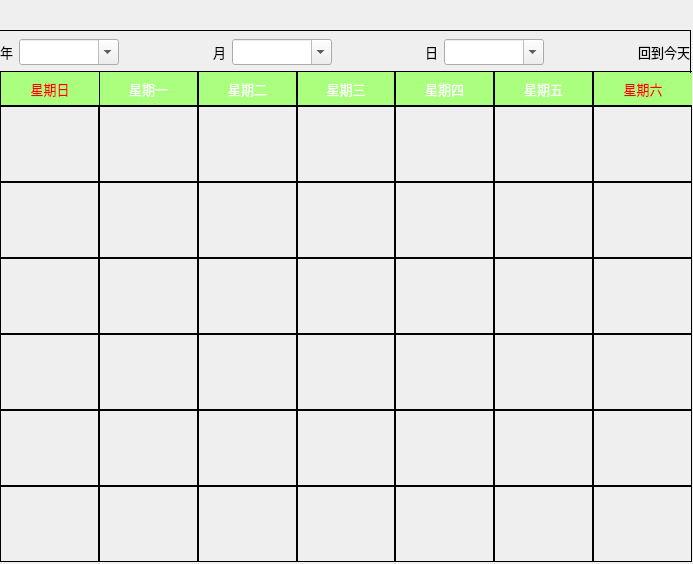
<?xml version="1.0" encoding="UTF-8"?>
<ui version="4.0">
 <class>QCalendarDlg</class>
 <widget class="QDialog" name="QCalendarDlg">
  <property name="geometry">
   <rect>
    <x>0</x>
    <y>0</y>
    <width>693</width>
    <height>564</height>
   </rect>
  </property>
  <property name="font">
   <font>
    <family>微软雅黑</family>
   </font>
  </property>
  <property name="windowTitle">
   <string>Dialog</string>
  </property>
  <widget class="QWidget" name="widget" native="true">
   <property name="geometry">
    <rect>
     <x>0</x>
     <y>71</y>
     <width>692</width>
     <height>491</height>
    </rect>
   </property>
   <property name="font">
    <font>
     <family>微软雅黑</family>
     <pointsize>10</pointsize>
    </font>
   </property>
   <property name="styleSheet">
    <string notr="true">QWidget
{
 border:1px solid rgb(0, 0, 0);
}</string>
   </property>
   <layout class="QGridLayout" name="gridLayout">
    <property name="leftMargin">
     <number>0</number>
    </property>
    <property name="topMargin">
     <number>0</number>
    </property>
    <property name="rightMargin">
     <number>0</number>
    </property>
    <property name="bottomMargin">
     <number>0</number>
    </property>
    <property name="spacing">
     <number>0</number>
    </property>
    <item row="1" column="0">
     <widget class="QDateCellWidget" name="widget_1" native="true"/>
    </item>
    <item row="1" column="1">
     <widget class="QDateCellWidget" name="widget_2" native="true"/>
    </item>
    <item row="1" column="2">
     <widget class="QDateCellWidget" name="widget_3" native="true"/>
    </item>
    <item row="1" column="3">
     <widget class="QDateCellWidget" name="widget_4" native="true"/>
    </item>
    <item row="1" column="4">
     <widget class="QDateCellWidget" name="widget_5" native="true"/>
    </item>
    <item row="1" column="5">
     <widget class="QDateCellWidget" name="widget_6" native="true"/>
    </item>
    <item row="1" column="6">
     <widget class="QDateCellWidget" name="widget_7" native="true"/>
    </item>
    <item row="0" column="1">
     <widget class="QLabel" name="label_2">
      <property name="maximumSize">
       <size>
        <width>16777215</width>
        <height>35</height>
       </size>
      </property>
      <property name="font">
       <font>
        <family>微软雅黑</family>
        <pointsize>10</pointsize>
       </font>
      </property>
      <property name="styleSheet">
       <string notr="true">QLabel
{
color:rgb(255, 255, 255);
 border-width: 1px;
 border-style: solid;
 border-color: rgb(0, 0, 0);
 border-style-right:none;
 border-style-bottom:none;
 background-color:rgb(170, 255, 127)
}

</string>
      </property>
      <property name="text">
       <string>星期一</string>
      </property>
      <property name="alignment">
       <set>Qt::AlignCenter</set>
      </property>
     </widget>
    </item>
    <item row="0" column="2">
     <widget class="QLabel" name="label_3">
      <property name="maximumSize">
       <size>
        <width>16777215</width>
        <height>35</height>
       </size>
      </property>
      <property name="styleSheet">
       <string notr="true">QLabel
{
color:rgb(255, 255, 255);
 border-width: 1px;
 border-style: solid;
 border-color: rgb(0, 0, 0);
 border-style-right:none;
 border-style-bottom:none;
 background-color:rgb(170, 255, 127)
}</string>
      </property>
      <property name="text">
       <string>星期二</string>
      </property>
      <property name="alignment">
       <set>Qt::AlignCenter</set>
      </property>
     </widget>
    </item>
    <item row="0" column="3">
     <widget class="QLabel" name="label_4">
      <property name="maximumSize">
       <size>
        <width>16777215</width>
        <height>35</height>
       </size>
      </property>
      <property name="styleSheet">
       <string notr="true">QLabel
{
color:rgb(255, 255, 255);
 border-width: 1px;
 border-style: solid;
 border-color: rgb(0, 0, 0);
 border-style-right:none;
 border-style-bottom:none;
 background-color:rgb(170, 255, 127)
}</string>
      </property>
      <property name="text">
       <string>星期三</string>
      </property>
      <property name="alignment">
       <set>Qt::AlignCenter</set>
      </property>
     </widget>
    </item>
    <item row="0" column="4">
     <widget class="QLabel" name="label_5">
      <property name="maximumSize">
       <size>
        <width>16777215</width>
        <height>35</height>
       </size>
      </property>
      <property name="styleSheet">
       <string notr="true">QLabel
{
color:rgb(255, 255, 255);
 border-width: 1px;
 border-style: solid;
 border-color: rgb(0, 0, 0);
 border-style-right:none;
 border-style-bottom:none;
 background-color:rgb(170, 255, 127)
}</string>
      </property>
      <property name="text">
       <string>星期四</string>
      </property>
      <property name="alignment">
       <set>Qt::AlignCenter</set>
      </property>
     </widget>
    </item>
    <item row="0" column="5">
     <widget class="QLabel" name="label_6">
      <property name="maximumSize">
       <size>
        <width>16777215</width>
        <height>35</height>
       </size>
      </property>
      <property name="styleSheet">
       <string notr="true">QLabel
{
color:rgb(255, 255, 255);
 border-width: 1px;
 border-style: solid;
 border-color: rgb(0, 0, 0);
 border-style-right:none;
 border-style-bottom:none;
 background-color:rgb(170, 255, 127)
}</string>
      </property>
      <property name="text">
       <string>星期五</string>
      </property>
      <property name="alignment">
       <set>Qt::AlignCenter</set>
      </property>
     </widget>
    </item>
    <item row="0" column="6">
     <widget class="QLabel" name="label_7">
      <property name="maximumSize">
       <size>
        <width>16777215</width>
        <height>35</height>
       </size>
      </property>
      <property name="styleSheet">
       <string notr="true">QLabel
{
color:rgb(255, 0, 0);
 border-width: 1px;
 border-style: solid;
 border-color: rgb(0, 0, 0);
border-right-style:none;
 background-color:rgb(170, 255, 127)
}</string>
      </property>
      <property name="text">
       <string>星期六</string>
      </property>
      <property name="alignment">
       <set>Qt::AlignCenter</set>
      </property>
     </widget>
    </item>
    <item row="2" column="0">
     <widget class="QDateCellWidget" name="widget_8" native="true"/>
    </item>
    <item row="2" column="1">
     <widget class="QDateCellWidget" name="widget_9" native="true"/>
    </item>
    <item row="2" column="2">
     <widget class="QDateCellWidget" name="widget_10" native="true"/>
    </item>
    <item row="2" column="3">
     <widget class="QDateCellWidget" name="widget_11" native="true"/>
    </item>
    <item row="2" column="4">
     <widget class="QDateCellWidget" name="widget_12" native="true"/>
    </item>
    <item row="2" column="5">
     <widget class="QDateCellWidget" name="widget_13" native="true"/>
    </item>
    <item row="2" column="6">
     <widget class="QDateCellWidget" name="widget_14" native="true"/>
    </item>
    <item row="3" column="0">
     <widget class="QDateCellWidget" name="widget_15" native="true"/>
    </item>
    <item row="3" column="1">
     <widget class="QDateCellWidget" name="widget_16" native="true"/>
    </item>
    <item row="3" column="2">
     <widget class="QDateCellWidget" name="widget_17" native="true"/>
    </item>
    <item row="3" column="3">
     <widget class="QDateCellWidget" name="widget_18" native="true"/>
    </item>
    <item row="3" column="4">
     <widget class="QDateCellWidget" name="widget_19" native="true"/>
    </item>
    <item row="3" column="5">
     <widget class="QDateCellWidget" name="widget_20" native="true"/>
    </item>
    <item row="3" column="6">
     <widget class="QDateCellWidget" name="widget_21" native="true"/>
    </item>
    <item row="4" column="0">
     <widget class="QDateCellWidget" name="widget_22" native="true"/>
    </item>
    <item row="4" column="1">
     <widget class="QDateCellWidget" name="widget_23" native="true"/>
    </item>
    <item row="4" column="2">
     <widget class="QDateCellWidget" name="widget_24" native="true"/>
    </item>
    <item row="4" column="3">
     <widget class="QDateCellWidget" name="widget_25" native="true"/>
    </item>
    <item row="4" column="4">
     <widget class="QDateCellWidget" name="widget_26" native="true"/>
    </item>
    <item row="4" column="5">
     <widget class="QDateCellWidget" name="widget_27" native="true"/>
    </item>
    <item row="4" column="6">
     <widget class="QDateCellWidget" name="widget_28" native="true"/>
    </item>
    <item row="5" column="0">
     <widget class="QDateCellWidget" name="widget_29" native="true"/>
    </item>
    <item row="5" column="1">
     <widget class="QDateCellWidget" name="widget_30" native="true"/>
    </item>
    <item row="5" column="2">
     <widget class="QDateCellWidget" name="widget_31" native="true"/>
    </item>
    <item row="5" column="3">
     <widget class="QDateCellWidget" name="widget_32" native="true"/>
    </item>
    <item row="5" column="4">
     <widget class="QDateCellWidget" name="widget_33" native="true"/>
    </item>
    <item row="5" column="5">
     <widget class="QDateCellWidget" name="widget_34" native="true"/>
    </item>
    <item row="5" column="6">
     <widget class="QDateCellWidget" name="widget_35" native="true"/>
    </item>
    <item row="6" column="0">
     <widget class="QDateCellWidget" name="widget_36" native="true"/>
    </item>
    <item row="6" column="1">
     <widget class="QDateCellWidget" name="widget_37" native="true"/>
    </item>
    <item row="6" column="2">
     <widget class="QDateCellWidget" name="widget_38" native="true"/>
    </item>
    <item row="6" column="3">
     <widget class="QDateCellWidget" name="widget_39" native="true"/>
    </item>
    <item row="6" column="4">
     <widget class="QDateCellWidget" name="widget_40" native="true"/>
    </item>
    <item row="6" column="5">
     <widget class="QDateCellWidget" name="widget_41" native="true"/>
    </item>
    <item row="6" column="6">
     <widget class="QDateCellWidget" name="widget_42" native="true"/>
    </item>
    <item row="0" column="0">
     <widget class="QLabel" name="label">
      <property name="maximumSize">
       <size>
        <width>16777215</width>
        <height>35</height>
       </size>
      </property>
      <property name="font">
       <font>
        <family>微软雅黑</family>
        <pointsize>10</pointsize>
       </font>
      </property>
      <property name="styleSheet">
       <string notr="true">QLabel
{
color:rgb(255, 0, 0);
 border-width: 1px;
 border-style: solid;
 border-color: rgb(0, 0, 0);
border-right-style:none;
 background-color:rgb(170, 255, 127)
}

</string>
      </property>
      <property name="text">
       <string>星期日</string>
      </property>
      <property name="alignment">
       <set>Qt::AlignCenter</set>
      </property>
     </widget>
    </item>
   </layout>
   <zorder>label_2</zorder>
   <zorder>label_3</zorder>
   <zorder>label_4</zorder>
   <zorder>label_5</zorder>
   <zorder>label_6</zorder>
   <zorder>label_7</zorder>
   <zorder>label</zorder>
   <zorder>widget_1</zorder>
   <zorder>widget_2</zorder>
   <zorder>widget_3</zorder>
   <zorder>widget_5</zorder>
   <zorder>widget_6</zorder>
   <zorder>widget_7</zorder>
   <zorder>widget_4</zorder>
   <zorder>widget_8</zorder>
   <zorder>widget_11</zorder>
   <zorder>widget_13</zorder>
   <zorder>widget_12</zorder>
   <zorder>widget_10</zorder>
   <zorder>widget_9</zorder>
   <zorder>widget_14</zorder>
   <zorder>widget_15</zorder>
   <zorder>widget_18</zorder>
   <zorder>widget_20</zorder>
   <zorder>widget_19</zorder>
   <zorder>widget_17</zorder>
   <zorder>widget_16</zorder>
   <zorder>widget_21</zorder>
   <zorder>widget_22</zorder>
   <zorder>widget_25</zorder>
   <zorder>widget_27</zorder>
   <zorder>widget_26</zorder>
   <zorder>widget_24</zorder>
   <zorder>widget_23</zorder>
   <zorder>widget_28</zorder>
   <zorder>widget_29</zorder>
   <zorder>widget_32</zorder>
   <zorder>widget_34</zorder>
   <zorder>widget_33</zorder>
   <zorder>widget_31</zorder>
   <zorder>widget_30</zorder>
   <zorder>widget_35</zorder>
   <zorder>widget_36</zorder>
   <zorder>widget_39</zorder>
   <zorder>widget_41</zorder>
   <zorder>widget_40</zorder>
   <zorder>widget_38</zorder>
   <zorder>widget_37</zorder>
   <zorder>widget_42</zorder>
  </widget>
  <widget class="QFrame" name="frame">
   <property name="geometry">
    <rect>
     <x>0</x>
     <y>30</y>
     <width>691</width>
     <height>43</height>
    </rect>
   </property>
   <property name="font">
    <font>
     <family>微软雅黑</family>
     <pointsize>10</pointsize>
    </font>
   </property>
   <property name="styleSheet">
    <string notr="true">.QFrame
{
border:1px solid rgb(0, 0, 0);
border-radius:0px;
border-left-style:none;
border-right-style;none;
border-bottom-style:none;
}</string>
   </property>
   <property name="frameShape">
    <enum>QFrame::StyledPanel</enum>
   </property>
   <property name="frameShadow">
    <enum>QFrame::Raised</enum>
   </property>
   <layout class="QHBoxLayout" name="horizontalLayout">
    <property name="leftMargin">
     <number>0</number>
    </property>
    <property name="topMargin">
     <number>0</number>
    </property>
    <property name="rightMargin">
     <number>0</number>
    </property>
    <property name="bottomMargin">
     <number>0</number>
    </property>
    <item>
     <widget class="QLabel" name="label_8">
      <property name="font">
       <font>
        <family>微软雅黑</family>
        <pointsize>10</pointsize>
       </font>
      </property>
      <property name="text">
       <string>年</string>
      </property>
     </widget>
    </item>
    <item>
     <widget class="QComboBox" name="comboBoxYear">
      <property name="minimumSize">
       <size>
        <width>100</width>
        <height>0</height>
       </size>
      </property>
      <property name="maximumSize">
       <size>
        <width>100</width>
        <height>16777215</height>
       </size>
      </property>
      <property name="font">
       <font>
        <family>微软雅黑</family>
        <pointsize>10</pointsize>
       </font>
      </property>
      <property name="editable">
       <bool>true</bool>
      </property>
     </widget>
    </item>
    <item>
     <spacer name="horizontalSpacer">
      <property name="orientation">
       <enum>Qt::Horizontal</enum>
      </property>
      <property name="sizeHint" stdset="0">
       <size>
        <width>79</width>
        <height>20</height>
       </size>
      </property>
     </spacer>
    </item>
    <item>
     <widget class="QLabel" name="label_9">
      <property name="font">
       <font>
        <family>微软雅黑</family>
        <pointsize>10</pointsize>
       </font>
      </property>
      <property name="text">
       <string>月</string>
      </property>
     </widget>
    </item>
    <item>
     <widget class="QComboBox" name="comboBoxMonth">
      <property name="enabled">
       <bool>true</bool>
      </property>
      <property name="minimumSize">
       <size>
        <width>100</width>
        <height>0</height>
       </size>
      </property>
      <property name="maximumSize">
       <size>
        <width>100</width>
        <height>16777215</height>
       </size>
      </property>
      <property name="font">
       <font>
        <family>微软雅黑</family>
        <pointsize>10</pointsize>
       </font>
      </property>
      <property name="editable">
       <bool>true</bool>
      </property>
     </widget>
    </item>
    <item>
     <spacer name="horizontalSpacer_2">
      <property name="orientation">
       <enum>Qt::Horizontal</enum>
      </property>
      <property name="sizeHint" stdset="0">
       <size>
        <width>78</width>
        <height>20</height>
       </size>
      </property>
     </spacer>
    </item>
    <item>
     <widget class="QLabel" name="label_10">
      <property name="font">
       <font>
        <family>微软雅黑</family>
        <pointsize>10</pointsize>
       </font>
      </property>
      <property name="text">
       <string>日</string>
      </property>
     </widget>
    </item>
    <item>
     <widget class="QComboBox" name="comboBoxDay">
      <property name="enabled">
       <bool>true</bool>
      </property>
      <property name="minimumSize">
       <size>
        <width>100</width>
        <height>0</height>
       </size>
      </property>
      <property name="maximumSize">
       <size>
        <width>100</width>
        <height>16777215</height>
       </size>
      </property>
      <property name="font">
       <font>
        <family>微软雅黑</family>
        <pointsize>10</pointsize>
       </font>
      </property>
      <property name="editable">
       <bool>true</bool>
      </property>
     </widget>
    </item>
    <item>
     <spacer name="horizontalSpacer_3">
      <property name="orientation">
       <enum>Qt::Horizontal</enum>
      </property>
      <property name="sizeHint" stdset="0">
       <size>
        <width>79</width>
        <height>20</height>
       </size>
      </property>
     </spacer>
    </item>
    <item>
     <widget class="QLabel" name="label_11">
      <property name="font">
       <font>
        <family>微软雅黑</family>
        <pointsize>10</pointsize>
       </font>
      </property>
      <property name="text">
       <string>回到今天</string>
      </property>
     </widget>
    </item>
   </layout>
  </widget>
 </widget>
 <customwidgets>
  <customwidget>
   <class>QDateCellWidget</class>
   <extends>QWidget</extends>
   <header>qdatecellwidget.h</header>
   <container>1</container>
  </customwidget>
 </customwidgets>
 <resources/>
 <connections/>
</ui>
